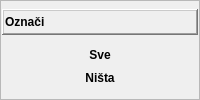
                    <widget class="QFrame" name="fraOznaci">
                     <property name="sizePolicy">
                      <sizepolicy hsizetype="Preferred" vsizetype="Maximum">
                       <horstretch>0</horstretch>
                       <verstretch>0</verstretch>
                      </sizepolicy>
                     </property>
                     <property name="frameShape">
                      <enum>QFrame::StyledPanel</enum>
                     </property>
                     <property name="frameShadow">
                      <enum>QFrame::Raised</enum>
                     </property>
                     <layout class="QVBoxLayout" name="verticalLayout_15">
                      <property name="spacing">
                       <number>1</number>
                      </property>
                      <property name="leftMargin">
                       <number>1</number>
                      </property>
                      <property name="topMargin">
                       <number>0</number>
                      </property>
                      <property name="rightMargin">
                       <number>1</number>
                      </property>
                      <property name="bottomMargin">
                       <number>0</number>
                      </property>
                      <item>
                       <widget class="QFrame" name="fraTipKupcaTitle_5">
                        <property name="sizePolicy">
                         <sizepolicy hsizetype="Preferred" vsizetype="Maximum">
                          <horstretch>0</horstretch>
                          <verstretch>0</verstretch>
                         </sizepolicy>
                        </property>
                        <property name="frameShape">
                         <enum>QFrame::WinPanel</enum>
                        </property>
                        <property name="frameShadow">
                         <enum>QFrame::Raised</enum>
                        </property>
                        <layout class="QHBoxLayout" name="horizontalLayout_10">
                         <property name="spacing">
                          <number>1</number>
                         </property>
                         <property name="leftMargin">
                          <number>1</number>
                         </property>
                         <property name="topMargin">
                          <number>0</number>
                         </property>
                         <property name="rightMargin">
                          <number>1</number>
                         </property>
                         <property name="bottomMargin">
                          <number>0</number>
                         </property>
                         <item>
                          <widget class="QLabel" name="lblOznaciTitle">
                           <property name="font">
                            <font>
                             <weight>75</weight>
                             <bold>true</bold>
                            </font>
                           </property>
                           <property name="text">
                            <string>Označi</string>
                           </property>
                          </widget>
                         </item>
                         <item>
                          <widget class="QPushButton" name="pushButton_6">
                           <property name="sizePolicy">
                            <sizepolicy hsizetype="Maximum" vsizetype="Fixed">
                             <horstretch>0</horstretch>
                             <verstretch>0</verstretch>
                            </sizepolicy>
                           </property>
                           <property name="text">
                            <string/>
                           </property>
                           <property name="icon">
                            <iconset resource="../../resources/DonatForm.qrc">
                             <normaloff>:/InDonat/Forms/images/ig_menuGreenUp.gif</normaloff>:/InDonat/Forms/images/ig_menuGreenUp.gif</iconset>
                           </property>
                           <property name="iconSize">
                            <size>
                             <width>16</width>
                             <height>24</height>
                            </size>
                           </property>
                           <property name="flat">
                            <bool>true</bool>
                           </property>
                          </widget>
                         </item>
                        </layout>
                       </widget>
                      </item>
                      <item>
                       <widget class="QFrame" name="fraTipKupcaButtons_5">
                        <property name="sizePolicy">
                         <sizepolicy hsizetype="Preferred" vsizetype="Maximum">
                          <horstretch>0</horstretch>
                          <verstretch>0</verstretch>
                         </sizepolicy>
                        </property>
                        <property name="frameShape">
                         <enum>QFrame::NoFrame</enum>
                        </property>
                        <property name="frameShadow">
                         <enum>QFrame::Raised</enum>
                        </property>
                        <layout class="QVBoxLayout" name="verticalLayout_16">
                         <property name="spacing">
                          <number>1</number>
                         </property>
                         <property name="leftMargin">
                          <number>1</number>
                         </property>
                         <property name="topMargin">
                          <number>0</number>
                         </property>
                         <property name="rightMargin">
                          <number>1</number>
                         </property>
                         <property name="bottomMargin">
                          <number>0</number>
                         </property>
                         <item>
                          <widget class="QPushButton" name="btnOznaciSve">
                           <property name="font">
                            <font>
                             <weight>75</weight>
                             <bold>true</bold>
                            </font>
                           </property>
                           <property name="cursor">
                            <cursorShape>PointingHandCursor</cursorShape>
                           </property>
                           <property name="text">
                            <string>Sve</string>
                           </property>
                           <property name="icon">
                            <iconset resource="../../resources/DonatForm.qrc">
                             <normaloff>:/InDonat/Forms/images/dll-icon.jpg</normaloff>:/InDonat/Forms/images/dll-icon.jpg</iconset>
                           </property>
                           <property name="autoExclusive">
                            <bool>true</bool>
                           </property>
                           <property name="flat">
                            <bool>true</bool>
                           </property>
                          </widget>
                         </item>
                         <item>
                          <widget class="QPushButton" name="btnOznaciNista">
                           <property name="font">
                            <font>
                             <weight>75</weight>
                             <bold>true</bold>
                            </font>
                           </property>
                           <property name="cursor">
                            <cursorShape>PointingHandCursor</cursorShape>
                           </property>
                           <property name="text">
                            <string>Ništa</string>
                           </property>
                           <property name="icon">
                            <iconset resource="../../resources/DonatForm.qrc">
                             <normaloff>:/InDonat/Forms/images/dll-icon.jpg</normaloff>:/InDonat/Forms/images/dll-icon.jpg</iconset>
                           </property>
                           <property name="autoExclusive">
                            <bool>true</bool>
                           </property>
                           <property name="flat">
                            <bool>true</bool>
                           </property>
                          </widget>
                         </item>
                        </layout>
                       </widget>
                      </item>
                     </layout>
                    </widget>
